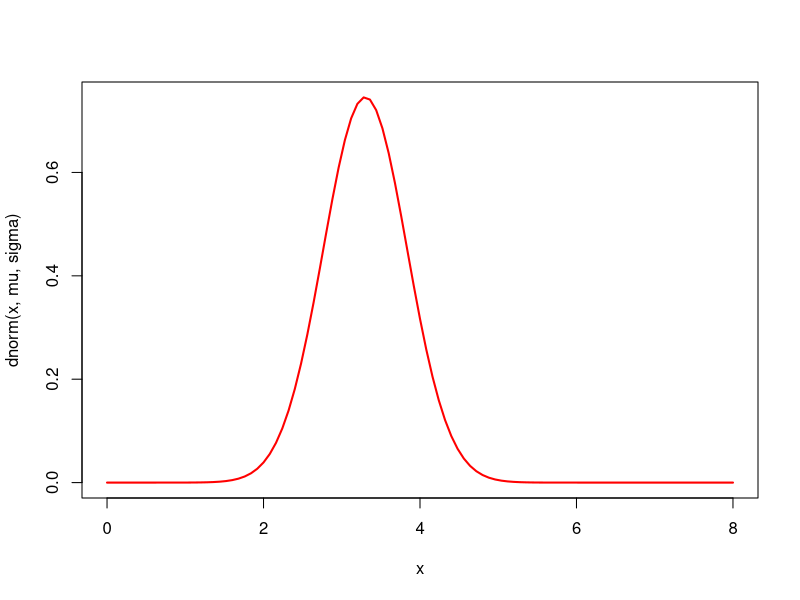
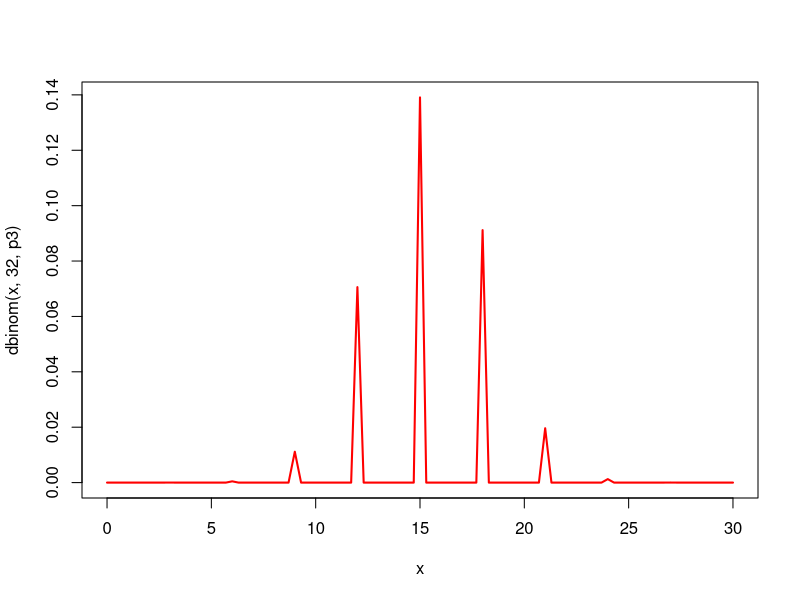

The R source for these figures, in order:
### BUENARDO 2

## EJERCICIO 1
mu<- 3.3
sigma<- 0.535
#apartado 1
curve(dnorm(x,mu,sigma), 0,8,col='red', lwd=2)
#apartados 2,3 y 4
1-pnorm(2.2,mu,sigma)
pnorm(4.3,mu,sigma)-pnorm(2.2,mu,sigma)
qnorm(0.34,mu,sigma)
#apartado 4
pnorm(26.5, mu*9, sqrt(9)*sigma)
#-------------------------------------------------------------------------------

## EJERCICIO 2
p<- 0.52
## BINOMIAL NEGATIVA
#nº de ensayos hasta un nº fijo de éxitos
#x= nº de fracasos (ensayos-éxitos)
#r= nº éxitos
dnbinom(94-50,50,p)
pnbinom(51-25, 25,p)-pnbinom(47-25,25,p)
E_nb<- 33/p; E_nb 
Var_nb<- 33*(1-p)/p^2; Var_nb
#-------------------------------------------------------------------------------

## EJERCICIO 3
## POISSON
#nº de resultados en un intervalo específico de espacio
#lambda=nº de eventos/espacio
lambda<- 22 #llamadas/hora
## EXPONENCIAL: tiempo q transcurre antes de un evento
#apartado 1
0 # contínua -> área 0
#apartado 2
pexp(0.054,lambda)
#apartado 3
sim<-rexp(200000,lambda)
mean(sim)
#-------------------------------------------------------------------------------

#EJERCICIO 4
#apartados 1 y 2
p4<- 0.47
dbinom(14,26,p4)
pbinom(19,30,p4)
#apartado 3
E_b<-34*0.53; E_b
Var_b<- 34*0.53*(1-0.53); Var_b
qbinom(0.25, 34,0.53)
#apartado 4
sim4<-rbinom(500000,28,p4)
mean(sim4)
#-------------------------------------------------------------------------------
#-------------------------------------------------------------------------------

### BUENARDO 3

## EJERCICIO 4
p3<-0.48 
## BINOMIAL
#pruebas repetidas con éxito/fracaso, ensayos indepedientes
#n= nº de ensayos
#p= prob. éxito
#x= nº de éxitos
dbinom(16,32,p3)
1-pbinom(20,32,p3)
sim3<-rbinom(300000,32,p3)
mean(sim3)
curve(dbinom(x,32,p3), 0,30, col='red', lwd=2)
